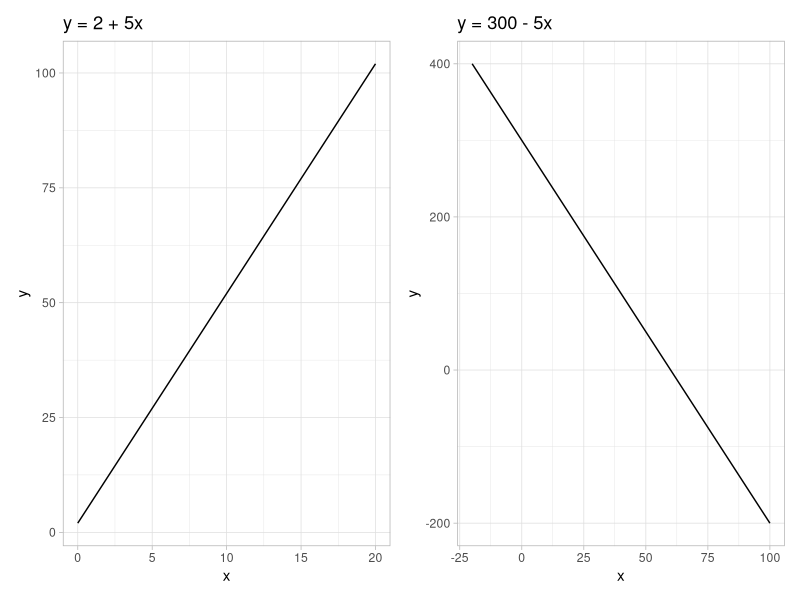
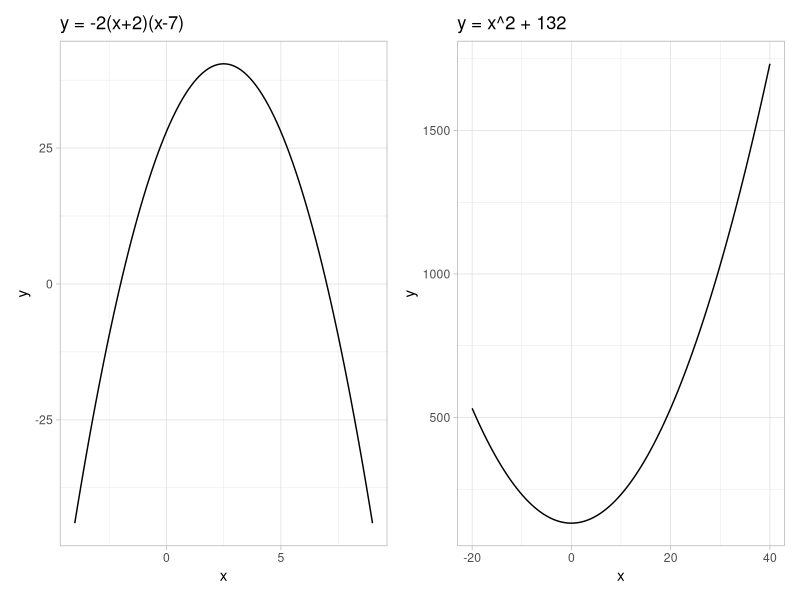
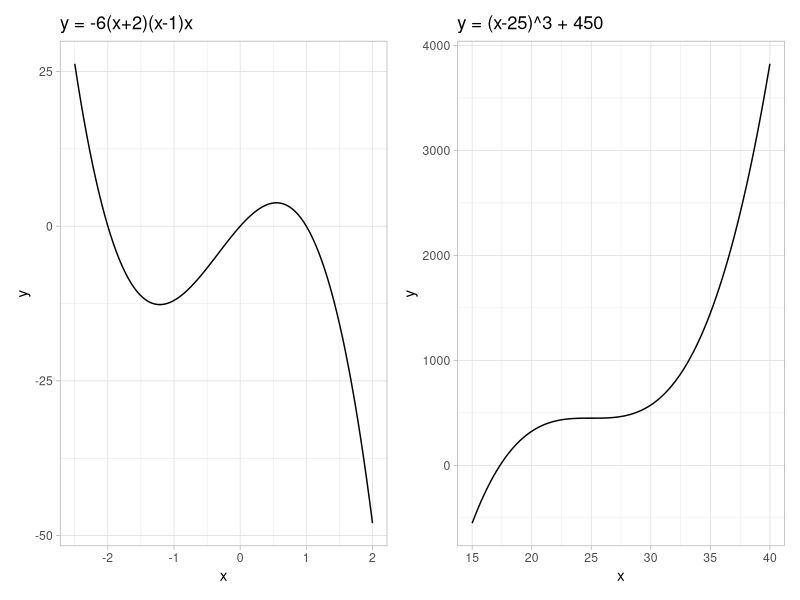

These figures' R source, in order:
## ---- chunk 1
#| code-fold: true
#| message: false
#| label: fig-pmd-8111-examples
#| fig-cap: "Examples of straight lines"
library(tidyverse)
library(patchwork)

p1 <- ggplot(tibble(x = c(0, 20)), aes(x)) +
  stat_function(fun = \(x) 2 + 5 * x) +
  labs(title = "y = 2 + 5x", x = "x", y = "y") +
  theme_light()

p2 <- ggplot(tibble(x = c(-20, 100)), aes(x)) +
  stat_function(fun = \(x) 300 - 5 * x) +
  labs(title = "y = 300 - 5x", x = "x", y = "y") +
  theme_light()

p1 + p2
## ---- chunk 2
#| code-fold: true
#| label: fig-pmd-8112-examples
#| fig-cap: "Examples of quadratic polynomials"
p1 <- ggplot(tibble(x = c(-4, 9)), aes(x)) +
  stat_function(fun = \(x) -2 * (x + 2) * (x - 7)) +
  labs(title = "y = -2(x+2)(x-7)", x = "x", y = "y") +
  theme_light()

p2 <- ggplot(tibble(x = c(-20, 40)), aes(x)) +
  stat_function(fun = \(x) x^2 + 132) +
  labs(title = "y = x^2 + 132", x = "x", y = "y") +
  theme_light()

p1 + p2
## ---- chunk 3
#| code-fold: true
#| label: fig-pmd-8113-examples
#| fig-cap: "Examples of cubic polynomials"
p1 <- ggplot(tibble(x = c(-2.5, 2)), aes(x)) +
  stat_function(fun = \(x) -6 * (x + 2) * (x - 1) * x) +
  labs(title = "y = -6(x+2)(x-1)x", x = "x", y = "y") +
  theme_light()

p2 <- ggplot(tibble(x = c(15, 40)), aes(x)) +
  stat_function(fun = \(x) (x - 25)^3 + 450) +
  labs(title = "y = (x-25)^3 + 450", x = "x", y = "y") +
  theme_light()

p1 + p2
